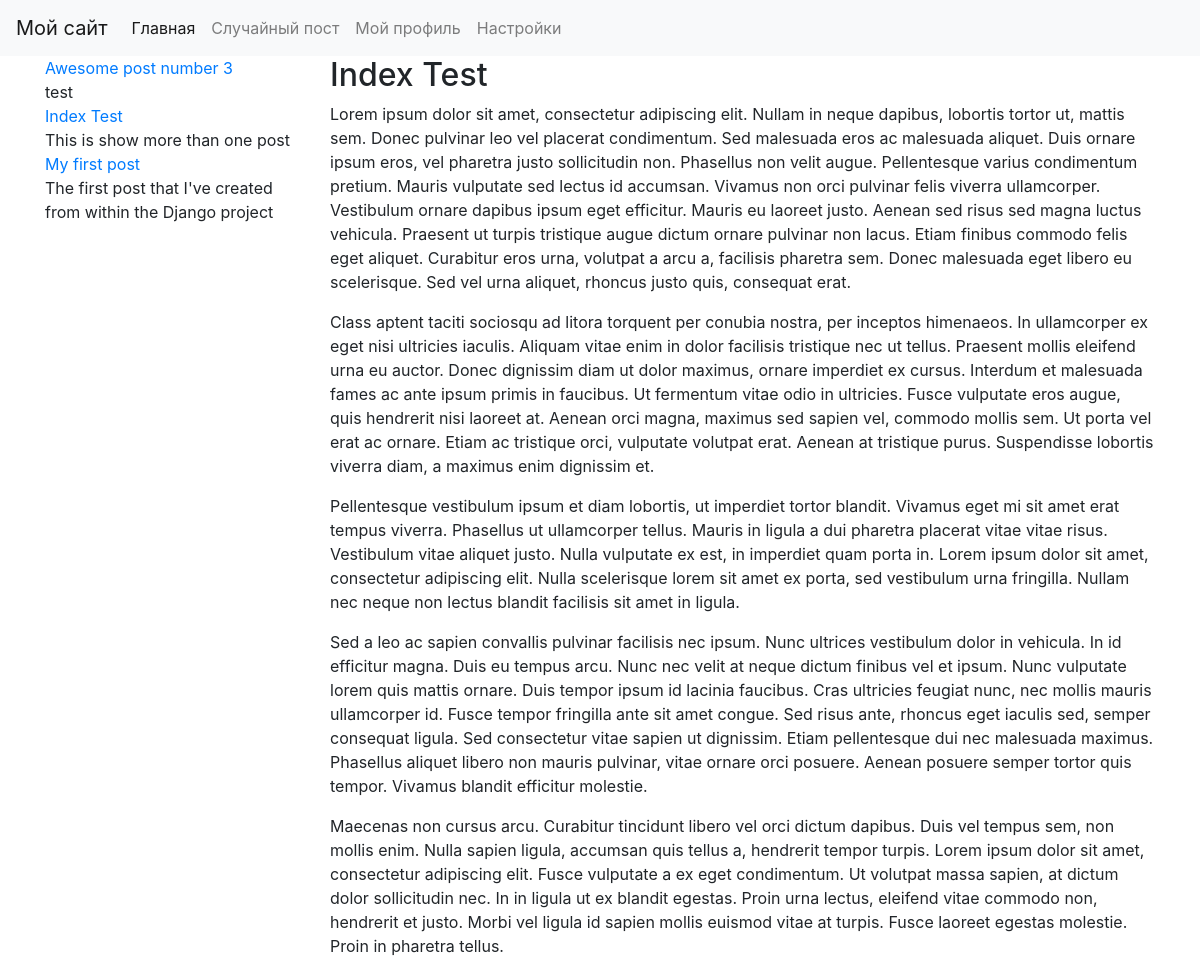
Page /post/index-test on the committed database.
### blog/models.py (models this page shows, shortened)
class Post(models.Model):
    title = models.CharField(max_length=255)
    slug = models.SlugField(max_length=255, unique=True)
    summary = models.CharField(max_length=300)
    content = models.TextField()
    published = models.BooleanField(default=True)
    created = models.DateTimeField(auto_now_add=True)
    image = models.ImageField(upload_to='img')
    class Meta:
        ordering = ['-created']

### blog/views.py (the view)
# urls.py: re_path(r'^post/(.*)$', blog_views.post),
def post(request, slug):
    print(slug)
    posts = Post.objects.all()
    return render(request, 'post.html', {'post': get_object_or_404(Post, slug=slug), 'posts': posts})

### blog/templates/post.html (shortened to what this page needs)
{% extends "single-template.html" %}
{% block entry %}
    <h2>{{ post.title }}</h2>
    <div>
        {{ post.content|linebreaks }}
    </div>
{% endblock %}

### blog/templates/single-template.html
{% extends "base.html" %}
{% block content %}
    <main class="container">
        <div class="row">
            <div class="col-md-3">
                {% for post in posts %}
                    <div>
                        <div class="summary-title"><a href="/post/{{ post.slug }}">{{ post.title }}</a></div>
                        <div class="summary">{{ post.summary }}</div>
                    </div>
                {% endfor %}
            </div>
            <div class="col-md-9">
                {% block entry %}{% endblock %}
            </div>
        </div>
    </main>
{% endblock %}

### rows in the picture
Post: title "Awesome post number 3", summary "test"
Post: title "Index Test", summary "This is show more than one post", content "Lorem ipsum dolor sit amet, consectetur adipiscing elit. Nullam in neque dapibus, lobortis tortor ut, mattis sem. Donec pulvinar leo vel placerat condimentum. Sed malesuada eros ac malesuada aliquet. Duis ornare ipsum eros, vel pharetra justo sollicitudin non. Phasellus non velit augue. Pellentesque varius condimentum pretium. Mauris vulputate sed lectus id accumsan. Vivamus non orci pulvinar felis viverra ullamcorper. Vestibulum ornare dapibus ipsum eget efficitur. Mauris eu laoreet justo. Aenean sed risus sed magna luctus vehicula. Praesent ut turpis tristique augue dictum ornare pulvinar non lacus. Etiam finibus commodo felis eget aliquet. Curabitur eros urna, volutpat a arcu a,…"
Post: title "My first post", summary "The first post that I've created from within the Django project"
